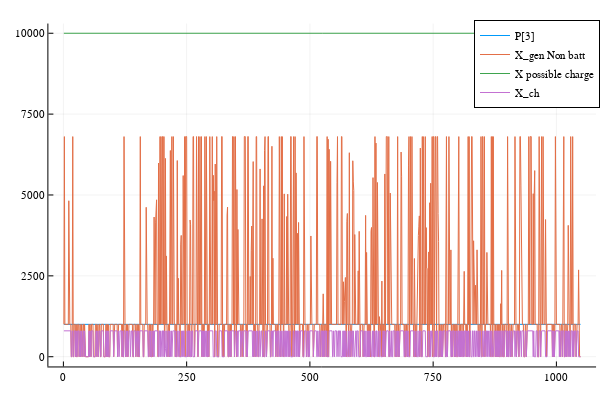

Notebook cell for this chart:
### Code cell
P_3_matrix = value(P[3])*ones(size(nb_hours_ls))

println(P_3_matrix)
println("X gen")
X_gen_non_battery = sum(X_gen_matrix[:,i] for i =1:2) - X_D[:]
println("X soc")
X_soc_charge = (ones(size(X_soc))- value.(X_soc))* value(P[3]) * H

println("X ch")
X_charge = value.(X_ch)

plot(x, [P_3_matrix X_gen_non_battery X_soc_charge X_charge], label=["P[3]" "X_gen Non batt" "X possible charge" "X_ch"])

### Figure 1 — Plotly figure (JSON) as saved in the notebook; plotly's stock layout.template omitted (floating-point values rounded to 4 significant figures; data arrays with more than 128 entries replaced by an {"elided": "..."} marker saying what was removed)
{"data": [{"colorbar": {"len": 0.9525, "title": "", "x": 0.9934, "y": 0.5139}, "legendgroup": "P[3]", "line": {"color": "rgba(0, 154, 250, 1.000)", "dash": "solid", "shape": "linear", "width": 1}, "mode": "lines", "name": "P[3]", "showlegend": true, "type": "scatter", "x": {"elided": "1049 int values"}, "xaxis": "x", "y": {"elided": "1049 float values"}, "yaxis": "y"}, {"colorbar": {"len": 0.9525, "title": "", "x": 0.9934, "y": 0.5139}, "legendgroup": "X_gen Non batt", "line": {"color": "rgba(227, 111, 71, 1.000)", "dash": "solid", "shape": "linear", "width": 1}, "mode": "lines", "name": "X_gen Non batt", "showlegend": true, "type": "scatter", "x": {"elided": "1049 int values"}, "xaxis": "x", "y": {"elided": "1049 float values"}, "yaxis": "y"}, {"colorbar": {"len": 0.9525, "title": "", "x": 0.9934, "y": 0.5139}, "legendgroup": "X possible charge", "line": {"color": "rgba(62, 164, 78, 1.000)", "dash": "solid", "shape": "linear", "width": 1}, "mode": "lines", "name": "X possible charge", "showlegend": true, "type": "scatter", "x": {"elided": "1049 int values"}, "xaxis": "x", "y": {"elided": "1049 float values"}, "yaxis": "y"}, {"colorbar": {"len": 0.9525, "title": "", "x": 0.9934, "y": 0.5139}, "legendgroup": "X_ch", "line": {"color": "rgba(195, 113, 210, 1.000)", "dash": "solid", "shape": "linear", "width": 1}, "mode": "lines", "name": "X_ch", "showlegend": true, "type": "scatter", "x": {"elided": "1049 int values"}, "xaxis": "x", "y": {"elided": "1049 float values"}, "yaxis": "y"}], "layout": {"annotations": [], "height": 400, "legend": {"bgcolor": "rgba(255, 255, 255, 1.000)", "bordercolor": "rgba(0, 0, 0, 1.000)", "borderwidth": 1, "font": {"color": "rgba(0, 0, 0, 1.000)", "family": "sans-serif", "size": 11}, "title": {"font": {"color": "rgba(0, 0, 0, 1.000)", "family": "sans-serif", "size": 15}, "text": ""}, "tracegroupgap": 0, "traceorder": "normal", "x": 1, "xanchor": "auto", "y": 1, "yanchor": "auto"}, "margin": {"b": 20, "l": 0, "r": 0, "t": 20}, "paper_bgcolor": "rgba(255, 255, 255, 1.000)", "plot_bgcolor": "rgba(255, 255, 255, 1.000)", "showlegend": true, "width": 600, "xaxis": {"anchor": "y", "domain": [0.08064, 0.9934], "gridcolor": "rgba(0, 0, 0, 0.100)", "gridwidth": 0.5, "linecolor": "rgba(0, 0, 0, 1.000)", "mirror": false, "range": [-30.44, 1080.0], "showgrid": true, "showline": true, "showticklabels": true, "tickangle": 0, "tickcolor": "rgb(0, 0, 0)", "tickfont": {"color": "rgba(0, 0, 0, 1.000)", "family": "sans-serif", "size": 11}, "tickmode": "array", "ticks": "inside", "ticktext": ["0", "250", "500", "750", "1000"], "tickvals": [0, 250, 500, 750, 1000], "title": "", "titlefont": {"color": "rgba(0, 0, 0, 1.000)", "family": "sans-serif", "size": 15}, "type": "-", "visible": true, "zeroline": false, "zerolinecolor": "rgba(0, 0, 0, 1.000)"}, "yaxis": {"anchor": "x", "domain": [0.03762, 0.9902], "gridcolor": "rgba(0, 0, 0, 0.100)", "gridwidth": 0.5, "linecolor": "rgba(0, 0, 0, 1.000)", "mirror": false, "range": [-301.0, 10300.0], "showgrid": true, "showline": true, "showticklabels": true, "tickangle": 0, "tickcolor": "rgb(0, 0, 0)", "tickfont": {"color": "rgba(0, 0, 0, 1.000)", "family": "sans-serif", "size": 11}, "tickmode": "array", "ticks": "inside", "ticktext": ["0", "2500", "5000", "7500", "10000"], "tickvals": [0, 2500, 5000, 7500, 10000], "title": "", "titlefont": {"color": "rgba(0, 0, 0, 1.000)", "family": "sans-serif", "size": 15}, "type": "-", "visible": true, "zeroline": false, "zerolinecolor": "rgba(0, 0, 0, 1.000)"}}}
